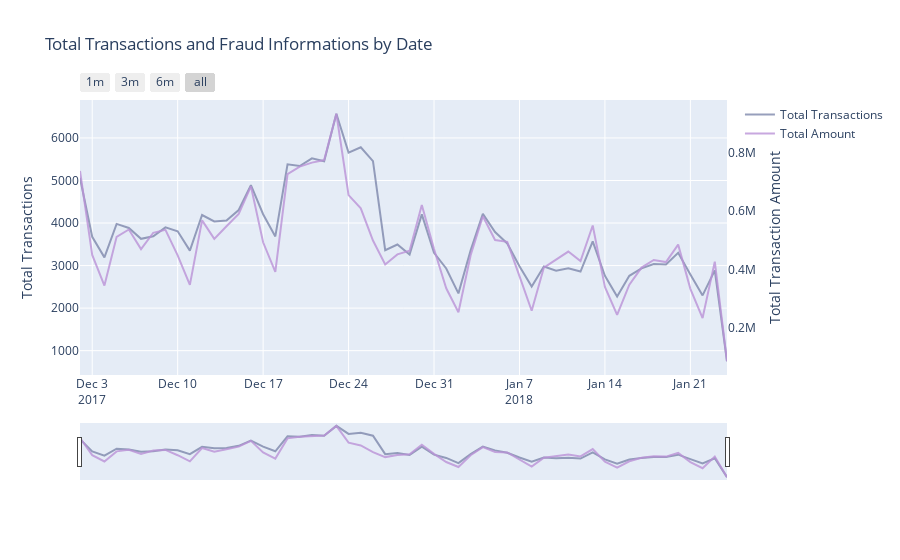

The notebook cell saved with this chart:
### Markdown cell above
## Transactions and Total Amount by each day

### Code cell
# Calling the function to transform the date column in datetime pandas object

#seting some static color options
color_op = ['#5527A0', '#BB93D7', '#834CF7', '#6C941E', '#93EAEA', '#7425FF', '#F2098A', '#7E87AC', 
            '#EBE36F', '#7FD394', '#49C35D', '#3058EE', '#44FDCF', '#A38F85', '#C4CEE0', '#B63A05', 
            '#4856BF', '#F0DB1B', '#9FDBD9', '#B123AC']


dates_temp = df_trans.groupby(df_trans.Date.dt.date)['TransactionAmt'].count().reset_index()
# renaming the columns to apropriate names

# creating the first trace with the necessary parameters
trace = go.Scatter(x=dates_temp['Date'], y=dates_temp.TransactionAmt,
                    opacity = 0.8, line = dict(color = color_op[7]), name= 'Total Transactions')

# Below we will get the total amount sold
dates_temp_sum = df_trans.groupby(df_trans.Date.dt.date)['TransactionAmt'].sum().reset_index()

# using the new dates_temp_sum we will create the second trace
trace1 = go.Scatter(x=dates_temp_sum.Date, line = dict(color = color_op[1]), name="Total Amount",
                        y=dates_temp_sum['TransactionAmt'], opacity = 0.8, yaxis='y2')

#creating the layout the will allow us to give an title and 
# give us some interesting options to handle with the outputs of graphs
layout = dict(
    title= "Total Transactions and Fraud Informations by Date",
    xaxis=dict(
        rangeselector=dict(
            buttons=list([
                dict(count=1, label='1m', step='month', stepmode='backward'),
                dict(count=3, label='3m', step='month', stepmode='backward'),
                dict(count=6, label='6m', step='month', stepmode='backward'),
                dict(step='all')
            ])
        ),
        rangeslider=dict(visible = True),
        type='date' ),
    yaxis=dict(title='Total Transactions'),
    yaxis2=dict(overlaying='y',
                anchor='x', side='right',
                zeroline=False, showgrid=False,
                title='Total Transaction Amount')
)

# creating figure with the both traces and layout
fig = dict(data= [trace, trace1,], layout=layout)

#rendering the graphs
iplot(fig) #it's an equivalent to plt.show()

### Figure 1 — Plotly figure (JSON) as saved in the notebook; plotly's stock layout.template omitted (floating-point values rounded to 4 significant figures)
{"data": [{"line": {"color": "#7E87AC"}, "name": "Total Transactions", "opacity": 0.8, "type": "scatter", "x": ["2017-12-02", "2017-12-03", "2017-12-04", "2017-12-05", "2017-12-06", "2017-12-07", "2017-12-08", "2017-12-09", "2017-12-10", "2017-12-11", "2017-12-12", "2017-12-13", "2017-12-14", "2017-12-15", "2017-12-16", "2017-12-17", "2017-12-18", "2017-12-19", "2017-12-20", "2017-12-21", "2017-12-22", "2017-12-23", "2017-12-24", "2017-12-25", "2017-12-26", "2017-12-27", "2017-12-28", "2017-12-29", "2017-12-30", "2017-12-31", "2018-01-01", "2018-01-02", "2018-01-03", "2018-01-04", "2018-01-05", "2018-01-06", "2018-01-07", "2018-01-08", "2018-01-09", "2018-01-10", "2018-01-11", "2018-01-12", "2018-01-13", "2018-01-14", "2018-01-15", "2018-01-16", "2018-01-17", "2018-01-18", "2018-01-19", "2018-01-20", "2018-01-21", "2018-01-22", "2018-01-23", "2018-01-24"], "y": [5058, 3676, 3193, 3980, 3884, 3629, 3688, 3897, 3807, 3351, 4188, 4039, 4057, 4305, 4892, 4207, 3685, 5381, 5341, 5522, 5453, 6569, 5654, 5781, 5455, 3361, 3495, 3260, 4203, 3300, 2931, 2347, 3359, 4214, 3787, 3520, 2986, 2505, 2977, 2881, 2938, 2860, 3569, 2758, 2270, 2760, 2936, 3038, 3024, 3301, 2792, 2299, 2886, 751]}, {"line": {"color": "#BB93D7"}, "name": "Total Amount", "opacity": 0.8, "type": "scatter", "x": ["2017-12-02", "2017-12-03", "2017-12-04", "2017-12-05", "2017-12-06", "2017-12-07", "2017-12-08", "2017-12-09", "2017-12-10", "2017-12-11", "2017-12-12", "2017-12-13", "2017-12-14", "2017-12-15", "2017-12-16", "2017-12-17", "2017-12-18", "2017-12-19", "2017-12-20", "2017-12-21", "2017-12-22", "2017-12-23", "2017-12-24", "2017-12-25", "2017-12-26", "2017-12-27", "2017-12-28", "2017-12-29", "2017-12-30", "2017-12-31", "2018-01-01", "2018-01-02", "2018-01-03", "2018-01-04", "2018-01-05", "2018-01-06", "2018-01-07", "2018-01-08", "2018-01-09", "2018-01-10", "2018-01-11", "2018-01-12", "2018-01-13", "2018-01-14", "2018-01-15", "2018-01-16", "2018-01-17", "2018-01-18", "2018-01-19", "2018-01-20", "2018-01-21", "2018-01-22", "2018-01-23", "2018-01-24"], "y": [737300.0, 450200.0, 345600.0, 512000.0, 537200.0, 470200.0, 526100.0, 536200.0, 448500.0, 347900.0, 568300.0, 505000.0, 548600.0, 590300.0, 684900.0, 493600.0, 392100.0, 726700.0, 752400.0, 766000.0, 774700.0, 933000.0, 655000.0, 609700.0, 499500.0, 417500.0, 452200.0, 464900.0, 621100.0, 470400.0, 336200.0, 254300.0, 449300.0, 582800.0, 501400.0, 495200.0, 377700.0, 259500.0, 407100.0, 434300.0, 461900.0, 429500.0, 550800.0, 340800.0, 245500.0, 348800.0, 407100.0, 433000.0, 426000.0, 485600.0, 334500.0, 234400.0, 427300.0, 86780.0], "yaxis": "y2"}], "layout": {"title": {"text": "Total Transactions and Fraud Informations by Date"}, "xaxis": {"rangeselector": {"buttons": [{"count": 1, "label": "1m", "step": "month", "stepmode": "backward"}, {"count": 3, "label": "3m", "step": "month", "stepmode": "backward"}, {"count": 6, "label": "6m", "step": "month", "stepmode": "backward"}, {"step": "all"}]}, "rangeslider": {"visible": true}, "type": "date"}, "yaxis": {"title": {"text": "Total Transactions"}}, "yaxis2": {"anchor": "x", "overlaying": "y", "showgrid": false, "side": "right", "title": {"text": "Total Transaction Amount"}, "zeroline": false}}}
